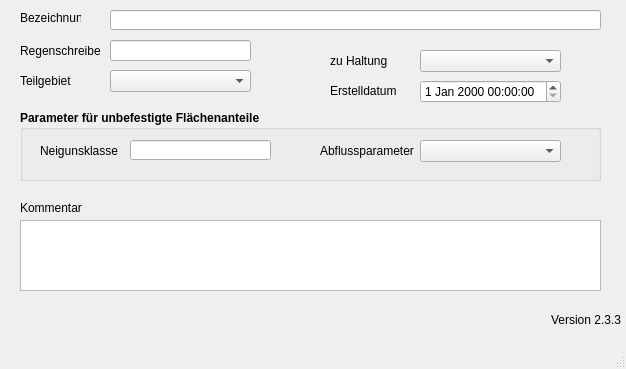
<?xml version="1.0" encoding="UTF-8"?>
<ui version="4.0">
 <class>MainWindow</class>
 <widget class="QMainWindow" name="MainWindow">
  <property name="enabled">
   <bool>true</bool>
  </property>
  <property name="geometry">
   <rect>
    <x>0</x>
    <y>0</y>
    <width>626</width>
    <height>369</height>
   </rect>
  </property>
  <property name="windowTitle">
   <string>MainWindow</string>
  </property>
  <widget class="QWidget" name="centralwidget">
   <widget class="QLabel" name="label_20">
    <property name="geometry">
     <rect>
      <x>330</x>
      <y>50</y>
      <width>81</width>
      <height>21</height>
     </rect>
    </property>
    <property name="text">
     <string>zu Haltung</string>
    </property>
   </widget>
   <widget class="QLabel" name="label">
    <property name="geometry">
     <rect>
      <x>20</x>
      <y>10</y>
      <width>61</width>
      <height>16</height>
     </rect>
    </property>
    <property name="text">
     <string>Bezeichnung</string>
    </property>
   </widget>
   <widget class="QLabel" name="label_14">
    <property name="geometry">
     <rect>
      <x>20</x>
      <y>200</y>
      <width>81</width>
      <height>16</height>
     </rect>
    </property>
    <property name="text">
     <string>Kommentar</string>
    </property>
   </widget>
   <widget class="QLabel" name="label_5">
    <property name="geometry">
     <rect>
      <x>20</x>
      <y>40</y>
      <width>81</width>
      <height>21</height>
     </rect>
    </property>
    <property name="text">
     <string>Regenschreiber</string>
    </property>
   </widget>
   <widget class="QLabel" name="label_70">
    <property name="geometry">
     <rect>
      <x>330</x>
      <y>80</y>
      <width>71</width>
      <height>21</height>
     </rect>
    </property>
    <property name="text">
     <string>Erstelldatum</string>
    </property>
   </widget>
   <widget class="QLabel" name="label_22">
    <property name="geometry">
     <rect>
      <x>20</x>
      <y>70</y>
      <width>71</width>
      <height>21</height>
     </rect>
    </property>
    <property name="text">
     <string>Teilgebiet</string>
    </property>
   </widget>
   <widget class="QLineEdit" name="flnam">
    <property name="geometry">
     <rect>
      <x>110</x>
      <y>10</y>
      <width>491</width>
      <height>20</height>
     </rect>
    </property>
   </widget>
   <widget class="QLineEdit" name="regenschreiber">
    <property name="geometry">
     <rect>
      <x>110</x>
      <y>40</y>
      <width>141</width>
      <height>21</height>
     </rect>
    </property>
   </widget>
   <widget class="QComboBox" name="haltnam">
    <property name="geometry">
     <rect>
      <x>420</x>
      <y>50</y>
      <width>141</width>
      <height>22</height>
     </rect>
    </property>
   </widget>
   <widget class="QComboBox" name="teilgebiet">
    <property name="geometry">
     <rect>
      <x>110</x>
      <y>70</y>
      <width>141</width>
      <height>22</height>
     </rect>
    </property>
   </widget>
   <widget class="QTextEdit" name="kommentar">
    <property name="geometry">
     <rect>
      <x>20</x>
      <y>220</y>
      <width>581</width>
      <height>71</height>
     </rect>
    </property>
   </widget>
   <widget class="QGroupBox" name="groupBox">
    <property name="geometry">
     <rect>
      <x>20</x>
      <y>110</y>
      <width>581</width>
      <height>71</height>
     </rect>
    </property>
    <property name="font">
     <font>
      <weight>75</weight>
      <bold>true</bold>
     </font>
    </property>
    <property name="title">
     <string>Parameter für unbefestigte Flächenanteile</string>
    </property>
    <widget class="QLabel" name="label_3">
     <property name="geometry">
      <rect>
       <x>20</x>
       <y>30</y>
       <width>81</width>
       <height>21</height>
      </rect>
     </property>
     <property name="font">
      <font>
       <weight>50</weight>
       <bold>false</bold>
      </font>
     </property>
     <property name="text">
      <string>Neigunsklasse</string>
     </property>
    </widget>
    <widget class="QLineEdit" name="neigkl">
     <property name="geometry">
      <rect>
       <x>110</x>
       <y>30</y>
       <width>141</width>
       <height>20</height>
      </rect>
     </property>
    </widget>
    <widget class="QComboBox" name="abflussparameter">
     <property name="geometry">
      <rect>
       <x>400</x>
       <y>30</y>
       <width>141</width>
       <height>22</height>
      </rect>
     </property>
    </widget>
    <widget class="QLabel" name="label_21">
     <property name="geometry">
      <rect>
       <x>300</x>
       <y>30</y>
       <width>111</width>
       <height>21</height>
      </rect>
     </property>
     <property name="font">
      <font>
       <weight>50</weight>
       <bold>false</bold>
      </font>
     </property>
     <property name="text">
      <string>Abflussparameter</string>
     </property>
    </widget>
   </widget>
   <widget class="QgsDateTimeEdit" name="createdat">
    <property name="geometry">
     <rect>
      <x>420</x>
      <y>80</y>
      <width>141</width>
      <height>23</height>
     </rect>
    </property>
   </widget>
   <widget class="QLabel" name="lb_version">
    <property name="geometry">
     <rect>
      <x>550</x>
      <y>310</y>
      <width>71</width>
      <height>20</height>
     </rect>
    </property>
    <property name="toolTip">
     <string>Version QKan Import</string>
    </property>
    <property name="text">
     <string>Version 2.3.3</string>
    </property>
    <property name="alignment">
     <set>Qt::AlignRight|Qt::AlignTrailing|Qt::AlignVCenter</set>
    </property>
   </widget>
  </widget>
  <widget class="QMenuBar" name="menubar">
   <property name="geometry">
    <rect>
     <x>0</x>
     <y>0</y>
     <width>626</width>
     <height>21</height>
    </rect>
   </property>
  </widget>
  <widget class="QStatusBar" name="statusbar"/>
 </widget>
 <customwidgets>
  <customwidget>
   <class>QgsDateTimeEdit</class>
   <extends>QDateTimeEdit</extends>
   <header>qgsdatetimeedit.h</header>
  </customwidget>
 </customwidgets>
 <tabstops>
  <tabstop>flnam</tabstop>
  <tabstop>regenschreiber</tabstop>
  <tabstop>teilgebiet</tabstop>
  <tabstop>neigkl</tabstop>
  <tabstop>abflussparameter</tabstop>
  <tabstop>kommentar</tabstop>
  <tabstop>haltnam</tabstop>
  <tabstop>createdat</tabstop>
 </tabstops>
 <resources/>
 <connections/>
</ui>
